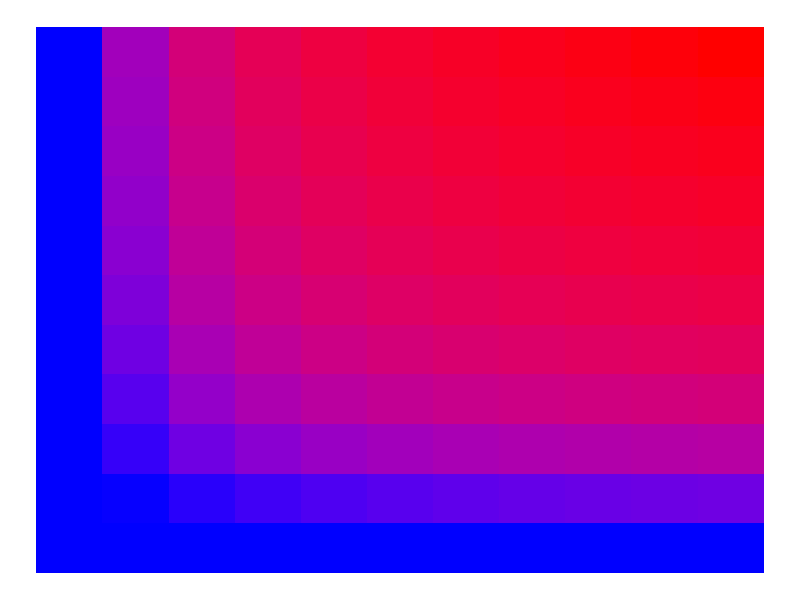
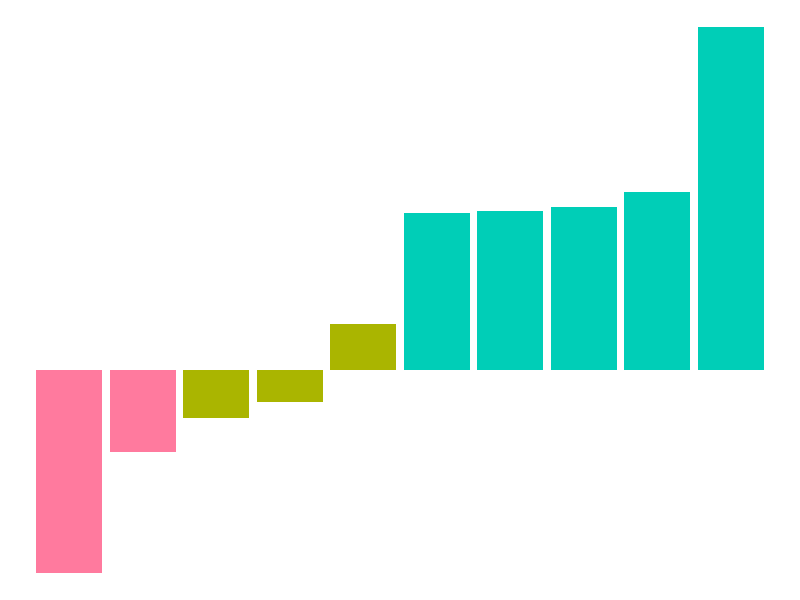
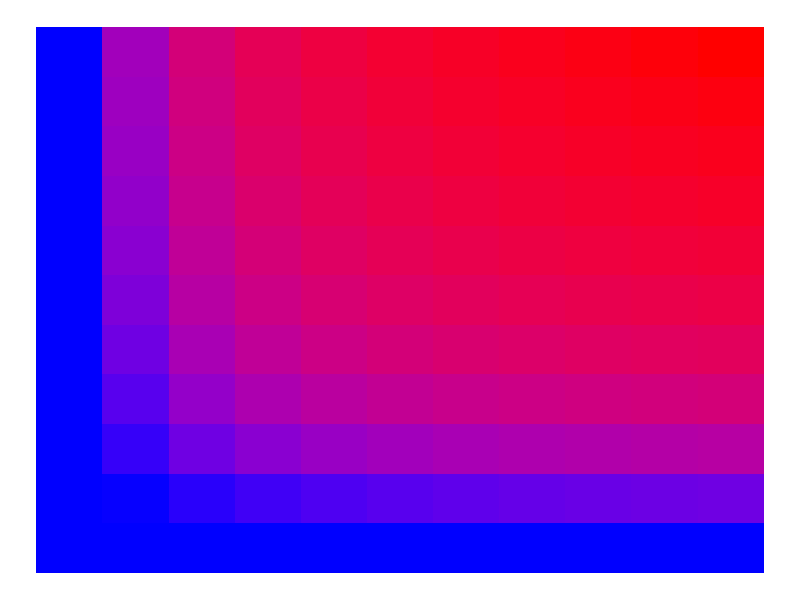
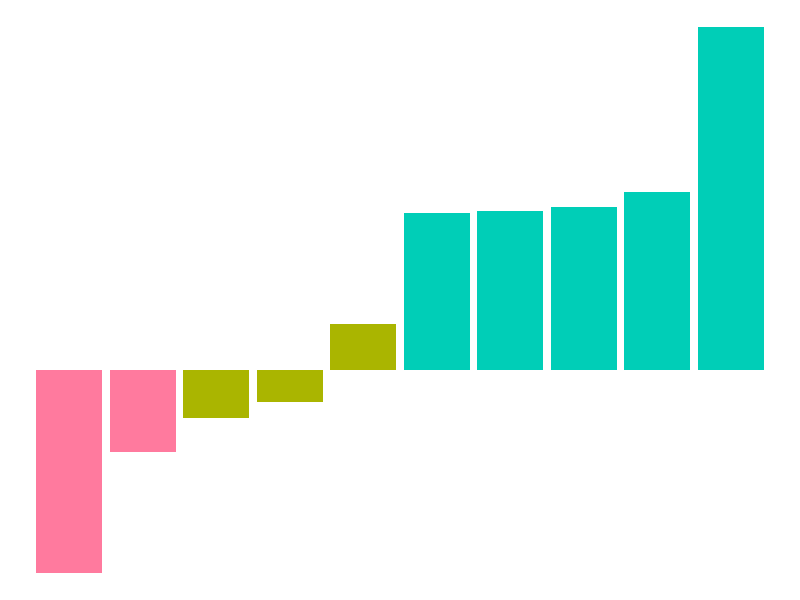

Write the R code that produced these figures, in order.
library(tidyverse)

setwd("Figures/Code for figures/")

### Toxicity constraint from Fig 1a
drug1 = 0:10; drug2 = 0:10
tibble(drug1, drug2) %>% 
  expand(drug1, drug2) %>% 
  mutate(z = exp(-1/drug1-2/drug2-4/(drug1*drug2))) %>% 
  ggplot(aes(x = drug1, y = drug2, fill = z)) +
  geom_tile(show.legend = F) +
  scale_fill_gradient(low = "blue", high = "red") +
  theme_void()
ggsave("toxicityConstraintFig1.pdf", width = 3, height = 2.5)

### Predicted outcome in Fig 1a
tibble(y = rnorm(10)+.2) %>% 
  arrange(y) %>% 
  mutate(x = 1:10, imp = 1*(y > -.2)+ 1*(y > .25))%>%
  ggplot(aes(x, y, fill = as.factor(imp))) +
  geom_bar(stat = "identity", show.legend = F) +
  scale_fill_discrete(h = c(0,180), c = 100, l = 70) + 
  theme_void()
ggsave("waterfallPlotFig1.pdf", width = 3, height = 2.5)
